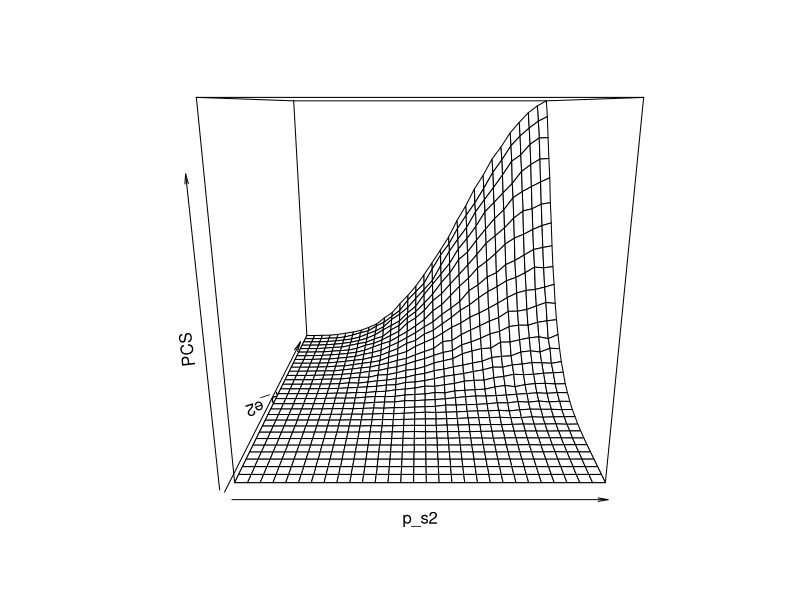

R code for this plot: (Note: a time limit stopped this script after it produced the figure.)
## ---- chunk 1
knitr::opts_chunk$set(echo = TRUE)
## ---- chunk 2
a <- function(pr,pt,fi)
{
  1+(fi-1)*(pr+pt)
}

b <- function(pr,pt,fi)
{
  -4*fi*(fi-1)*pr*pt
}

##p11,p12,p21,p22
prob <- function(pr,pt,fi)
{
  if(fi==1)
  {
    p<-c(pr*pt,pr-pr*pt,pt-pr*pt,1-pr-pt+pr*pt)
    p
  }
  else{
  a<- 1+(fi-1)*(pr+pt)
  b <- -4*fi*(fi-1)*pr*pt
  p <- matrix(nrow = 2, ncol = 2)
  p[1,1] <- round(( a - ( a^2+b )^(0.5) ) / (2*(fi-1)),digits = 4)
  p[1,2] <- round(pr-p[1,1],digits = 4)
  p[2,1] <- round(pt-p[1,1],digits = 4)
  p[2,2] <- round(1 - p[1,1] - p[1,2] - p[2,1],digits = 4)
  p <- c(p[1,1],p[1,2],p[2,1],p[2,2])
  p}
}
## ---- chunk 3
p_e0<-0.7
p_s0<-0.6
delta_e2 <- 0.1
delta_s2 <- 0.1

ee<-seq(0,1,length.out=30)
ss<-seq(0,1,length.out=30)

result<- matrix(data = NA, nrow = 30, ncol = 30)

for(mm in 1:30)
{
  for(kk in 1:30)
  {
    p_e<- c(p_e0,p_e0, ee[kk])
    p_s<- c(p_s0,p_s0, ss[mm])
    
    k<- length(p_e) -1
    phi <- 2

    p <- matrix(data=NA,nrow = k+1,ncol=4)

    for(i in 1: (k+1))
    { 
      p[i,] <- prob(p_e[i],p_s[i],phi)
    }
    
n1<-10
n2<-10
r1<-1
r2<-2
t1<-1
t2<-2
N<-10000
x0<-rmultinom(N,n1,p[1,])
x<-matrix(data = NA,nrow = k, ncol = N)

x1<-rmultinom(N,n1,p[2,])
x2<-rmultinom(N,n1,p[3,])

s<-0
for(i in 1:N)
{
  
  if( (x2[1,i]+x2[2,i]-(x0[1,i]+x0[2,i]))>=r1 & (x2[1,i]+x2[3,i]-(x0[1,i]+x0[3,i]))>=t1)
  {
    if((x1[1,i]+x1[2,i]-(x0[1,i]+x0[2,i]))>=r1 & (x1[1,i]+x1[3,i]-(x0[1,i]+x0[3,i]))>=t1 & (x2[1,i]+x2[2,i]-(x1[1,i]+x1[2,i]))> 0)
    {
      s<-s+1
    }
    else if((x1[1,i]+x1[2,i]-(x0[1,i]+x0[2,i]))>=r1 & (x1[1,i]+x1[3,i]-(x0[1,i]+x0[3,i]))>=t1 & (x2[1,i]+x2[2,i]-(x1[1,i]+x1[2,i]))==0)
    {
      s<-s+1/k
    }
    else if((x1[1,i]+x1[2,i]-(x0[1,i]+x0[2,i]))<r1 | (x1[1,i]+x1[3,i]-(x0[1,i]+x0[3,i]))<t1)
    {
      s<-s+1
    }
  }

}
result[mm,kk]<-s/N
    
    
  }
}



## ---- chunk 4
#for(i in 1:30)
#{
#  plot(ee,result[i,],main = ss[i],ylim = c(0.25,0.4))
#}

which.min(result)
result[900]
result[1]
PCS<-result
p_s2<-ss
p_e2<-ee
persp(p_s2,p_e2,PCS)


## ---- chunk 5
multibin_prob<-function(r1,t1,n1,p1,p2)
{

  summ<-0
  for (i in 0:(n1-r1)) {
    for(j in 0:max(r1+i,0)){
      for(k in 0:i){
        for(l in 0:min(n1-i,n1+j-k-t1-i-r1)){
          if(l<0 | (r1+i-j)<0 | (t1+k-j+l)<0 | (n1-j-(r1+i-j)-(t1+k-j+l))<0 | (n1-k-(i-k)-(l))<0){next}
          else{
          x <- c( (j) , (r1+i-j) , (t1+k-j+l) , (n1-j-(r1+i-j)-(t1+k-j+l) ))
          #print(x)
          #print(c(i,j,k,l,00000))
          y <- c( k , i-k, l , (n1-k-(i-k)-(l)) )
          #print(y)
          summ <- summ + dmultinom(x, size = NULL, prob = p1, log = FALSE)*dmultinom(y, size = NULL, prob = p2, log = FALSE)
        
        }}
      }
    }
    
  }
 summ
}

multibin_prob(3,-1,17,c(0.2815, 0.6185, 0.0185, 0.0815), c(0.2384, 0.4616, 0.0616, 0.2384))

## ---- chunk 6
#p1 treatment; p2 control
multibin_prob<-function(r1,t1,n1,p1,p2)
{

  summ<-0
  for (i in 0:(n1-r1)) {
    for(j in 0:max(r1+i,0)){
      for(k in 0:i){
        for(l in 0:min(n1-i,n1+j-k-t1-i-r1)){
          if(l<0 | (r1+i-j)<0 | (t1+k-j+l)<0 | (n1-j-(r1+i-j)-(t1+k-j+l))<0 | (n1-k-(i-k)-(l))<0){next}
          else{
          x <- c( (j) , (r1+i-j) , (t1+k-j+l) , (n1-j-(r1+i-j)-(t1+k-j+l) ))
          #print(x)
          #print(c(i,j,k,l,00000))
          y <- c( k , i-k, l , (n1-k-(i-k)-(l)) )
          #print(y)
          summ <- summ + dmultinom(x, size = NULL, prob = p1, log = FALSE)*dmultinom(y, size = NULL, prob = p2, log = FALSE)
        
        }}
      }
    }
    
  }
 summ
}

multibin_prob(3,-1,17,c(0.2815, 0.6185, 0.0185, 0.0815), c(0.2384, 0.4616, 0.0616, 0.2384))

## ---- chunk 7
#p1 treatment, p2 is control
cumu_fct1 <- function(e1,e2,s1,s2,n1,n2,p1,p2)
{
  s<-0
  for(i in e1:n1)
  {
    for(j in s1 : n1)
    {
      for(k in max(0,e2-i):n2)
      {
        for(l in max(0,s2-j):n2)
        {
          s<-s+ multibin_prob(i,j,n1,p1,p2)*multibin_prob(k,l,n2,p1,p2)
        }
      }
    }
  }
  s
}
## ---- chunk 8
# p1 treatment, p2 control
cumu_fct2 <- function(s1,n1,p1,p2)
{
  s<-0
  for(i in 0:n1)
  {
    for(j in 0:(s1-1) )
    {
      s<-s+ multibin_prob(i,j,n1,p1,p2)
    }
  }
  s
}
## ---- chunk 9
#P(Xr=xr,Xt=xt)
joint_prob <- function(xr,xt,n1,p)
{
  sum <- 0
  for(i in max(0,xr+xt-n1) : min(xr,xt))
  {
    if(i<0 | xr-i<0 | xt-i<0 | n1-xr-xt+i<0)
    {
      sum<-sum+0
    }
    else{
    x <- c( i , xr-i , xt-i , n1-xr-xt+i )
    sum <- sum + dmultinom(x, size = NULL, prob = p, log = FALSE)
    ##cat("s = ", sum,"x =", x, "\n")
    }
  }
  sum
}
## ---- chunk 10
#p0 control; p1, p2 are treatments, p2 selected
fct_PCS11 <- function(e1,e2,s1,s2,n1,n2,p0,p1,p2)
{
  s<-0
  for( i in 0: min(n1-e1,n1) )
  {
    for( j in max(1-s1,0): min(n1,n1-s1))
    {
      for( k in 0 : n1)
      {
        for( l in 0 : max(min(n1,s1+j-1),0) )
        {
          for( a in max(min(e1+i,n1),0) : n1)
          {
            for( b in max(min(s1+j,n1),0) : n1)
            {
              for( c in 0 : min(n2+a-i-e2,n2) )
              {
                for( d in 0 : min(n2+b-j-s2,n2))
                {
                  for(e in max(min(e2+i+c-a,n2),0) : n2)
                  {
                    for(f in max(min(s2+j+d-b,n2),0) : n2)
                    {
                      
                     #if(   s1+j-1<0 | e1+i>n1  | s1+j>n1 | e2+i+c-a>n1  | s2+j+d-b>n1 )
                      #if( n2+a-i-e2<0 | n2+b-j-s2<0 | i<0 | j<0 | k<0 | l<0 | a<0 | b<0| c<0| d<0 | e<0 | f<0)
                      #{
                      #  s<-s+0
                      #}
                      
                      #else
                      {
                        s <- s + joint_prob(i,j,n1,p0) * joint_prob(k,l,n1,p1) * joint_prob(a,b,n1,p2) * joint_prob(c,d,n2,p0) * joint_prob(e,f,n2,p2)
                      }
                      
                      
                      
                      
                    }
                  }
                }
              }
            }
          }
        }
      }
    }
  }
  s
}
## ---- chunk 11
n1<-4
n2<-10
r1<-1
r2<-2
t1<-0
t2<-5
p0<-p[1,] #control
p1<-p[2,]
p2<-p[3,]

fct_PCS11(r1,r2,t1,t2,n1,n2,p0,p1,p2)
## ---- chunk 12
s<-0
N<-100000

x0<-rmultinom(N,n1,p[1,])
# x<-matrix(data = NA,nrow = k, ncol = N)
x1<-rmultinom(N,n1,p[2,])
x2<-rmultinom(N,n1,p[3,])

xx0<-rmultinom(N,n2,p[1,])
#x<-matrix(data = NA,nrow = k, ncol = N)
xx1<-rmultinom(N,n2,p[2,])
xx2<-rmultinom(N,n2,p[3,])


for( i in 1:N)
{
  if( (x2[1,i]+x2[2,i]-(x0[1,i]+x0[2,i]))>=r1 & (x2[1,i]+x2[3,i]-(x0[1,i]+x0[3,i]))>=t1  &  (x2[1,i]+x2[2,i]-(x0[1,i]+x0[2,i]))  +  (xx2[1,i]+xx2[2,i]-(xx0[1,i]+xx0[2,i]))   >=r2 & (x2[1,i]+x2[3,i]-(x0[1,i]+x0[3,i]))   +  (xx2[1,i]+xx2[3,i]-(xx0[1,i]+xx0[3,i]))  >=t2)
  {
    if( (x1[1,i]+x1[3,i]-(x0[1,i]+x0[3,i])) < t1 )
    {
      s<-s+1
    }
  }

}
s/N
## ---- chunk 13
#p0 control; p1, p2 are treatments, p2 selected
fct_PCS12 <- function(e1,e2,s1,s2,n1,n2,p0,p1,p2)
{
  s<-0
  for(i in 0: min(n1,n1-e1))
  {
    for(j in 0 : min(n1,n1-s1))
    {
      for(k in 0 : (n1-1))
      {
        for(l in max(s1+j,0) : n1)
        {
          for(a in max(max(e1+i,k+1),i+e2-n2) : n1)
          {
            for(b in max(max(s1+j,0),s2+j-n2) : n1)
            {
              for(c in 0: min(n2, n2+a-i-e2))
              {
                for(d in 0 : min(n2, n2+b-s2-j))
                {
                  for(e in max(e2+i+c-a,0) : n2)
                  {
                    for(f in max(s2+j+d-b,0) : n2)
                    {
                       s <- s + joint_prob(i,j,n1,p0) * joint_prob(k,l,n1,p1) * joint_prob(a,b,n1,p2) * joint_prob(c,d,n2,p0) * joint_prob(e,f,n2,p2)
                    }
                  }
                }
              }
            }
          }
        }
      }
    }
  }
  s
}
## ---- chunk 14
n1<-4
n2<-10
r1<-1
r2<-2
t1<-0
t2<-5
p0<-p[1,] #control
p1<-p[2,]
p2<-p[3,]

fct_PCS12(r1,r2,t1,t2,n1,n2,p0,p1,p2)
## ---- chunk 15
s<-0
N<-1000000

x0<-rmultinom(N,n1,p[1,])
# x<-matrix(data = NA,nrow = k, ncol = N)
x1<-rmultinom(N,n1,p[2,])
x2<-rmultinom(N,n1,p[3,])

xx0<-rmultinom(N,n2,p[1,])
#x<-matrix(data = NA,nrow = k, ncol = N)
xx1<-rmultinom(N,n2,p[2,])
xx2<-rmultinom(N,n2,p[3,])


for( i in 1:N)
{
  if( (x2[1,i]+x2[2,i]-(x0[1,i]+x0[2,i]))>=r1 & (x2[1,i]+x2[3,i]-(x0[1,i]+x0[3,i]))>=t1  &  (x2[1,i]+x2[2,i]-(x0[1,i]+x0[2,i]))  +  (xx2[1,i]+xx2[2,i]-(xx0[1,i]+xx0[2,i]))   >=r2 & (x2[1,i]+x2[3,i]-(x0[1,i]+x0[3,i]))   +  (xx2[1,i]+xx2[3,i]-(xx0[1,i]+xx0[3,i]))  >=t2)
  {
    if( (x1[1,i]+x1[3,i]-(x0[1,i]+x0[3,i])) >= t1  &  x2[1,i]+x2[2,i]> x1[1,i]+x1[2,i])
    {
      s<-s+1
    }
  }

}
s/N
## ---- chunk 16
#p0 control; p1, p2 are treatments, p2 selected
fct_PCS13 <- function(e1,e2,s1,s2,n1,n2,p0,p1,p2)
{
  s<-0
  for(i in 0: min(n1,n1-e1))
  {
    for(j in 0 : min(n1,n1-s1))
    {
      for(k in max(e1+i,0) : n1)
      {
        for(l in max(s1+j,0) : n1)
        {
          
          {
            for(b in max(max(s1+j,0),s2+j-n2) : n1)
            {
              for(c in 0: min(n2, n2+k-i-e2))
              {
                for(d in 0 : min(n2, n2+b-s2-j))
                {
                  for(e in max(e2+i+c-k,0) : n2)
                  {
                    for(f in max(s2+j+d-b,0) : n2)
                    {
                       s <- s + joint_prob(i,j,n1,p0) * joint_prob(k,l,n1,p1) * joint_prob(k,b,n1,p2) * joint_prob(c,d,n2,p0) * joint_prob(e,f,n2,p2)
                    }
                  }
                }
              }
            }
          }
        }
      }
    }
  }
  s/2
}
## ---- chunk 17
n1<-4
n2<-10
r1<-1
r2<-2
t1<-0
t2<-5
p0<-p[1,] #control
p1<-p[2,]
p2<-p[3,]

fct_PCS13(r1,r2,t1,t2,n1,n2,p0,p1,p2)
## ---- chunk 18
s<-0
N<-1000

x0<-rmultinom(N,n1,p[1,])
# x<-matrix(data = NA,nrow = k, ncol = N)
x1<-rmultinom(N,n1,p[2,])
x2<-rmultinom(N,n1,p[3,])

xx0<-rmultinom(N,n2,p[1,])
#x<-matrix(data = NA,nrow = k, ncol = N)
xx1<-rmultinom(N,n2,p[2,])
xx2<-rmultinom(N,n2,p[3,])


for( i in 1:N)
{
  if( (x2[1,i]+x2[2,i]-(x0[1,i]+x0[2,i]))>=r1 & (x2[1,i]+x2[3,i]-(x0[1,i]+x0[3,i]))>=t1  &  (x2[1,i]+x2[2,i]-(x0[1,i]+x0[2,i]))  +  (xx2[1,i]+xx2[2,i]-(xx0[1,i]+xx0[2,i]))   >=r2 & (x2[1,i]+x2[3,i]-(x0[1,i]+x0[3,i]))   +  (xx2[1,i]+xx2[3,i]-(xx0[1,i]+xx0[3,i]))  >=t2)
  {
    if( (x1[1,i]+x1[3,i]-(x0[1,i]+x0[3,i])) >= t1  &  x2[1,i]+x2[2,i]== x1[1,i]+x1[2,i])
    {
      s<-s+1/2
    }
  }

}
s/N
## ---- chunk 19
#p0 control; p1, p2 are treatments, p2 selected
fct_PCS1 <- function(e1,e2,s1,s2,n1,n2,p0,p1,p2)
{
  fct_PCS11(e1,e2,s1,s2,n1,n2,p0,p1,p2)+fct_PCS12(e1,e2,s1,s2,n1,n2,p0,p1,p2)+fct_PCS13(e1,e2,s1,s2,n1,n2,p0,p1,p2)
}
## ---- chunk 20
p_e0<-0.7
p_s0<-0.5
delta_e1<-0.05
delta_s1<-0.05
delta_e2 <- 0.15
delta_s2 <- 0.15

ee<-seq(0,1,length.out=10)
ss<-seq(0,1,length.out=10)

result<- matrix(data = NA, nrow = 10, ncol = 10)

for(mm in 1:10)
{
  for(kk in 1:10)
  {
    p_e<- c(p_e0,ee[kk],ee[kk])
    p_s<- c(p_s0,ss[mm], ss[mm])
    
    k<- length(p_e) -1
    phi <- 2

    p <- matrix(data=NA,nrow = k+1,ncol=4)

    for(i in 1: (k+1))
    { 
      p[i,] <- prob(p_e[i],p_s[i],phi)
    }
    
n1<-4
n2<-10
r1<-1
r2<-2
t1<-1
t2<-2

result[mm,kk]<- fct_PCS1(r1,r2,t1,t2,n1,n2,p[1,],p[2,],p[3,])
    
    
  }
}



## ---- chunk 21
result100<-result
## ---- chunk 22
#for(i in 1:30)
#{
#  plot(ee,result[i,],main = ss[i],ylim = c(0.25,0.4))
#}

which.min(result)
result[400]
PCS<-result
pe_1<-ee
ps_1<-ss
persp(ps_1,pe_1,PCS)

#result100<-result

## ---- chunk 23
fun_multinomial <- expression( factorial(n)/(factorial(i)*factorial(j)*factorial(k)*factorial(n-i-j-k) ) * ( (1+pe+ps - sqrt((1+pe+ps)^2 - 8*pe*ps)/2)  )^i * (pe- (1+pe+ps - sqrt((1+pe+ps)^2 - 8*pe*ps)/2)   )^j * (ps-p11)^k * (1-pe-ps+ (1+pe+ps - sqrt((1+pe+ps)^2 - 8*pe*ps)/2)  )^(n-i-j-k) )

i=1
j=1
k=2
n=5
ps<-0.5
pe<-0.6


#eval(D(fun_multinomial,"p11"))

Deriv_multinomial<-function(i,j,k,n)
{
  (D(fun_multinomial,"p11"))
}


#Deriv_multinomial(1,1,2,5)





g<-deriv(y~factorial(n)/(factorial(i)*factorial(j)*factorial(k)*factorial(n-i-j-k) ) * p11^i * (pe-p11)^j * (ps-p11)^k * (1-pe-ps+p11)^(n-i-j-k),"p11",func = TRUE)
## ---- chunk 24
ie2<-1
n1<-9
pe0<-0.5
pek<-pe0+0.1
d<-0
for(k in 0:(n1-ie2)){
s<-0
n2<-10
#print(s)
for (c in (k+1):n2) {
  s<-s+dbinom(c,n2,pe0)*dbinom(c-k-1,n2-1,pek)
}
print(s)
d<- d + s*(dbinom(ie2+k-1,n1-1,pek)-dbinom(ie2+k,n1-1,pek))
}
d
## ---- chunk 25
p_e_deri <-function(e,s,n,pek,pe0,psk,ps0)
{
  sum<-0
  for(i in max(e,0) : min(n,n+e))
  {
    for (j in max(s,0) : min(n,n+s) ) 
    {
      if(i==0)
      {
        sum<-sum + (-n*dbinom(0,n-1,pek)*dbinom(j,n,psk)*dbinom(i-e,n,pe0)*dbinom(j-s,n,ps0))
      }
      else if(i==n)
      {
        sum <- sum + n*dbinom(n-1,n-1,pek)*dbinom(j,n,psk)*dbinom(i-e,n,pe0)*dbinom(j-s,n,ps0)
      }
      else
      {
        sum <- sum + n*(dbinom(i-1,n-1,pek)-dbinom(i,n-1,pek))*dbinom(j,n,psk)*dbinom(i-e,n,pe0)*dbinom(j-s,n,ps0)
      }
    }
  }
  sum
}
## ---- chunk 26
diff_prob <- function(e,s,n,pek,pe0,psk,ps0)
{
  sum<-0
  for(i in max(e,0): min(n,n+e))
  {
    for(j in max(s,0) : min(n,n+s))
    {
      sum <- sum + dbinom(i,n,pek)*dbinom(j,n,psk)*dbinom(i-e,n,pe0)*dbinom(j-s,n,ps0)
    }
  }
  sum
}
## ---- chunk 27
e<--2
s<--6
pek<-0.6
pe0<-0.4
psk<-0.7
ps0<-0.4
n<-8

#diff_prob(e,s,n,pek,pe0,psk,ps0)
ss<-0
for( e in (-n):n)
{
  for(s in (-n):n)
  {
    ss<-ss+diff_prob(e,s,n,pek,pe0,psk,ps0)
  }
}
ss




#Simulation
e<--2
s<--6
pek<-0.6
pe0<-0.4
psk<-0.7
ps0<-0.4
n<-8

diff_prob(e,s,n,pek,pe0,psk,ps0)


N<-100000
ss<-0
for(i in 1:N)
{
  xek<-rbinom(1,n,pek)
  xsk<-rbinom(1,n,psk)
  xe0<-rbinom(1,n,pe0)
  xs0<-rbinom(1,n,ps0)
  if(xek-xe0==e & xsk-xs0==s)
  {
    ss<-ss+1
  }
}
ss/N
## ---- chunk 28

dif_PCS11 <- function(e1,e2,s1,s2,n1,n2,pek,pe0,psk,ps0)
{
  sum<-0
  for(i in e1 : n1)
  {
    for(j in s1:n1)
    {
      for(k in (e2-i):n2)
      {
        for(l in (s2-j):n2)
        {
          for (a in 0:(s1-1)) 
          {
            for (b in 0:n1) 
            {
              sum<- sum + diff_prob(i,j,n1,pek,pe0,psk,ps0)*diff_prob(k,l,n2,pek,pe0,psk,ps0)*diff_prob(a,b,n1,pek,pe0,psk,ps0)
            }
          }
        }
      }
    }
  }
  sum
}

## ---- chunk 29
e1<-1
e2<-2
s1<-1
s2<-2
n1<-6
n2<-7
pek<-0.7
pe0<-0.5
psk<-0.8
ps0<-0.6
p0<-c(pe0*ps0, pe0- pe0*ps0, ps0- pe0*ps0, 1-pe0-ps0+pe0*ps0)
p2<-c(pek*psk, pek- pek*psk, psk- pek*psk, 1-pek-psk+pek*psk)
p1<-p2

#fct_PCS11(e1,e2,s1,s2,n1,n2,p0,p1,p2)
dif_PCS11(e1,e2,s1,s2,n1,n2,pek,pe0,psk,ps0)
## ---- chunk 30
s<-0
N<-100000

x0<-rmultinom(N,n1,p0)
# x<-matrix(data = NA,nrow = k, ncol = N)
x1<-rmultinom(N,n1,p1)
x2<-rmultinom(N,n1,p2)

xx0<-rmultinom(N,n2,p0)
#x<-matrix(data = NA,nrow = k, ncol = N)
xx1<-rmultinom(N,n2,p1)
xx2<-rmultinom(N,n2,p2)


for( i in 1:N)
{
  if( (x2[1,i]+x2[2,i]-(x0[1,i]+x0[2,i]))>=e1 & (x2[1,i]+x2[3,i]-(x0[1,i]+x0[3,i]))>=s1  &  (x2[1,i]+x2[2,i]-(x0[1,i]+x0[2,i]))  +  (xx2[1,i]+xx2[2,i]-(xx0[1,i]+xx0[2,i]))   >=e2 & (x2[1,i]+x2[3,i]-(x0[1,i]+x0[3,i]))   +  (xx2[1,i]+xx2[3,i]-(xx0[1,i]+xx0[3,i]))  >=s2)
  {
    if( (x1[1,i]+x1[3,i]-(x0[1,i]+x0[3,i])) < s1 )
    {
      s<-s+1
    }
  }

}
s/N
## ---- chunk 31
dif_PCS11_sub <- function(e1,e2,s1,s2,n1,n2,pek,pe0,psk,ps0)
{
  sum<-0
  for(i in e1 : n1)
  {
    for(j in s1:n1)
    {
      
              sum<- sum + diff_prob(i,j,n1,pek,pe0,psk,ps0)
            
          
        
      
    }
  }
  sum
}

dif_PCS11_sub(e1,e2,s1,s2,n1,n2,pek,pe0,psk,ps0)


N<-100000
ss<-0
for(i in 1:N)
{
  xek<-rbinom(1,n1,pek)
  xsk<-rbinom(1,n1,psk)
  xe0<-rbinom(1,n1,pe0)
  xs0<-rbinom(1,n1,ps0)
  if(xek-xe0>=e1 & xsk-xs0>=s1)
  {
    ss<-ss+1
  }
}
ss/N
